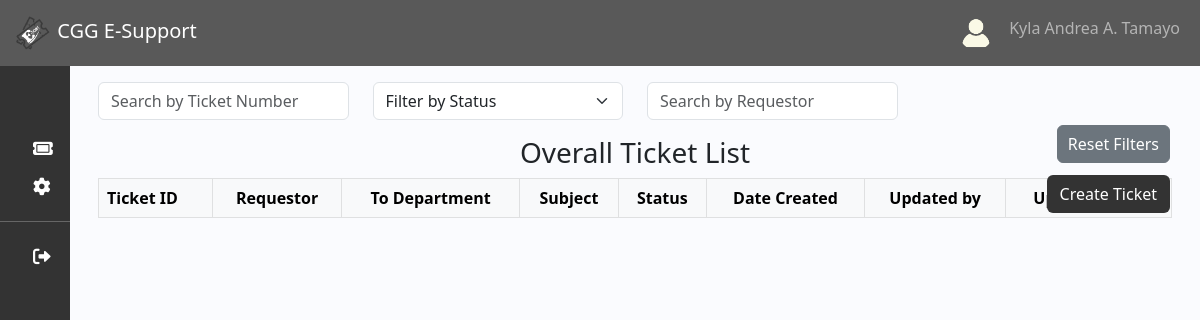
Page /home_user.php (signed in) on the earlier database version.
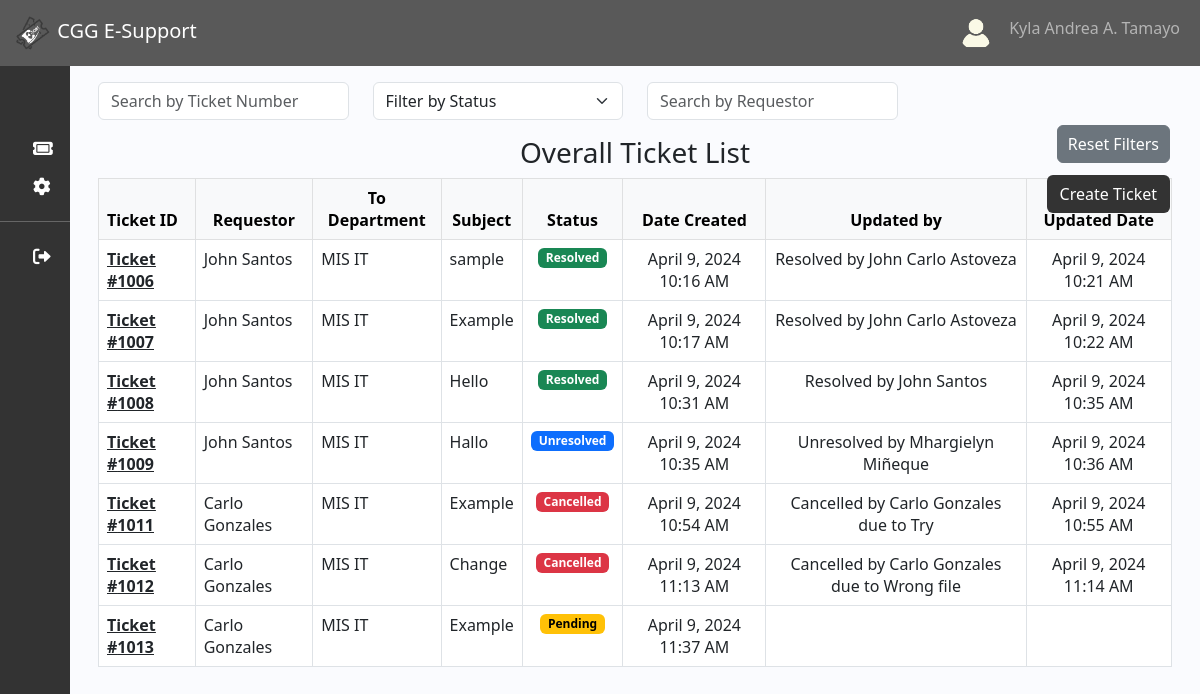
Same page on the later database version.
### tables this page shows
CREATE TABLE `user` (
  `user_id` int(11) NOT NULL,
  `lastname` varchar(191) NOT NULL,
  `firstname` varchar(191) NOT NULL,
  `middleinitial` varchar(191) NOT NULL,
  `suffix` varchar(50) NOT NULL,
  `company` varchar(191) NOT NULL,
  `branch` varchar(191) NOT NULL,
  `department` varchar(191) NOT NULL,
  `email` varchar(191) NOT NULL,
  `contact` varchar(191) NOT NULL,
  `username` varchar(191) NOT NULL,
  `password` varchar(191) NOT NULL,
  `verification_status` tinyint(50) NOT NULL,
  `role` tinyint(2) NOT NULL,
  `created_at` timestamp NOT NULL DEFAULT current_timestamp(),
  `image` varchar(250) DEFAULT NULL
);

CREATE TABLE `ticket` (
  `ticket_id` int(11) NOT NULL,
  `user_id` int(11) NOT NULL,
  `subject` varchar(990) NOT NULL,
  `to_company` varchar(50) NOT NULL,
  `requestor` varchar(50) NOT NULL,
  `concern` text NOT NULL,
  `status` varchar(50) NOT NULL DEFAULT 'Pending',
  `date_created` timestamp NOT NULL DEFAULT current_timestamp(),
  `to_dept` varchar(250) NOT NULL,
  `email` varchar(50) NOT NULL,
  `to_branch` varchar(550) NOT NULL,
  `reason` varchar(50) NOT NULL,
  `updated_date` timestamp NULL DEFAULT NULL ON UPDATE current_timestamp(),
  `updated_by` varchar(50) NOT NULL
);

### function/myfunction.php (called while the page is built, shortened)
<?php
include('mysql_connect.php');
function getAll($table)
{
    global $con;
    $query = "SELECT * FROM $table";
    return $query_run = mysqli_query($con, $query);
}
?>

### Home_User.php (the view, shortened to what this page needs)
<?php
include('function/myfunction.php');
include 'sidebar_navbar.php';
include('crud.php');
?>
<!DOCTYPE html>
<html lang="en">
<head>
    <link href="https://cdn.lineicons.com/4.0/lineicons.css" rel="stylesheet" />
    <link rel="stylesheet" href="https://cdnjs.cloudflare.com/ajax/libs/font-awesome/6.0.0-beta3/css/all.min.css">
    <link href="https://cdn.jsdelivr.net/npm/bootstrap@5.3.0-alpha3/dist/css/bootstrap.min.css" rel="stylesheet">
    <link rel="stylesheet" href="css/sidebar_navbar.css">
    <link rel="stylesheet" href="https://cdnjs.cloudflare.com/ajax/libs/twitter-bootstrap/5.3.0/css/bootstrap.min.css">
    <link rel="stylesheet" href="https://cdn.datatables.net/1.13.7/css/dataTables.bootstrap5.min.css">
</head>
<body>
    <div class="main p-3">
        <div class="container-fluid">
            <div class="container1">
                <button type="button" class="btn btn-custom" data-toggle="modal" data-target="#myModal" style="position: absolute; top: 175px; right: 30px;">Create Ticket</button>
                <div class="row mb-3">
                    <div class="col-md-3">
                        <input type="text" class="form-control" id="ticketNumberSearch" placeholder="Search by Ticket Number">
                    </div>
                    <div class="col-md-3">
                        <select class="form-select" id="statusFilter">
                            <option value="">Filter by Status</option>
                        </select>
                    </div>
                    <div class="col-md-3">
                        <input type="text" class="form-control" id="requestorSearch" placeholder="Search by Requestor">
                        <button type="button" id="resetFilters" class="btn btn-secondary" style="position: absolute; top: 125px; right: 30px;padding-right:10px;padding-left:10px;">Reset Filters</button>
                    </div>
                </div>
                <h3>
                    <center>Overall Ticket List</center>
                </h3>
                <table id="example" class="table table-responsive hover table-bordered">
                    <thead class="table-light">
                        <tr>
                            <th>Ticket ID</th>
                            <th class="text-center">Requestor</th>
                            <th class="text-center">To Department</th>
                            <th class="text-center">Subject</th>
                            <th class="text-center">Status</th>
                            <th class="text-center">Date Created</th>
                            <th class="text-center">Updated by</th>
                            <th class="text-center">Updated Date</th>
                        </tr>
                    </thead>
                    <tbody>
                        <?php
                        $ticket = getAll("ticket");
                        if (mysqli_num_rows($ticket) > 0) {
                            foreach ($ticket as $item) {
                                $updated_by = "SELECT t.*, u.firstname, u.lastname
                              FROM ticket t
                              INNER JOIN user u ON t.updated_by = u.user_id
                              WHERE t.ticket_id = " . $item['ticket_id'];
                                $updated_by_result = mysqli_query($con, $updated_by);
                                $updatedby_result = mysqli_fetch_assoc($updated_by_result);
                        ?>
                                <tr>
                                    <td><u><a href="ticket_info.php?ticket_id=<?php echo $item['ticket_id']; ?>" class="text-body fw-bold">Ticket #<?php echo $item['ticket_id']; ?></a></u></td>
                                    <td><?= $item['requestor']; ?></td>
                                    <td><?= $item['to_dept']; ?></td>
                                    <td class="text-justify"><?= $item['subject']; ?></td>
                                    <td class="text-center">
                                        <?php
                                        $status = $item['status'];
                                        if ($status == 'Pending') {
                                            echo '<span class="badge text-bg-warning">' . $status . '</span>';
                                        } elseif ($status == 'Resolved') {
                                            echo '<span class="badge text-bg-success">' . $status . '</span>';
                                        } elseif ($status == 'Cancelled') {
                                            echo '<span class="badge text-bg-danger">' . $status . '</span>';
                                        } else {
                                            echo '<span class="badge text-bg-primary">' . $status . '</span>';
                                        }
                                        ?>
                                    </td>
                                    <td class="text-center"><?= date('F j, Y h:i A', strtotime($item['date_created'])); ?></td>
                                    <td class="text-center">
                                        <?= (!empty($updatedby_result['firstname']) && !empty($updatedby_result['lastname'])) ? (($updatedby_result['status'] == 'Resolved') ? 'Resolved by ' . $updatedby_result['firstname'] . ' ' . $updatedby_result['lastname'] : (($updatedby_result['status'] == 'Unresolved') ? 'Unresolved by ' . $updatedby_result['firstname'] . ' ' . $updatedby_result['lastname'] : '')) : '';
                                        if ($status == 'Cancelled') {
                                            echo 'Cancelled by ' . $item['updated_by'] . ' due to ' . $item['reason'];
                                        }
                                        ?>
                                    </td>
                                    <td class="text-center"><?php if (!empty($item['updated_date'])) {
                                                                echo date('F j, Y h:i A', strtotime($item['updated_date']));
                                                            } ?></td>
                                </tr>
                        <?php
                            }
                        }
                        ?>
                    </tbody>
                </table>
            </div>
        </div>
</body>
</html>

### sidebar_navbar.php (shortened to what this page needs)
<head>
</head>
<?php
$user_id = $_SESSION['userid'];
include('mysql_connect.php');
$sql = "SELECT * FROM user WHERE user_id='$user_id'";
$result = mysqli_query($con, $sql);
while ($row = mysqli_fetch_array($result)) {
    $username = $row['username'];
    $fn = $row['firstname'];
    $ml = $row['middleinitial'];
    $ln = $row['lastname'];
    $suffix = $row['suffix'];
    $name = $fn . " " . ($ml ? $ml . ". " : "") . $ln . " " . $suffix;
    $img = $row['image'];
}
?>
<nav class="navbar navbar-expand-lg navbar-dark" style="background-color: #595959;">
    <div class="container-fluid">
        <a class="navbar-brand" href="Home_User.php"><img src="Images/Ticket -Logo-3.png" height="40px" alt="CGG E-Support Logo"> CGG E-Support</a>
        <div class="collapse navbar-collapse" id="navbarSupportedContent">
            <ul class="navbar-nav ms-auto">
                <li class="nav-item">
                    <img src='<?php echo "Images/" . $user_id . "-" . $username . "/" . $img ?>' alt="User Profile" class="nav-link rounded-circle" style="width: 50px; height: 50px;">
                </li>
                <li class="nav-item">
                    <a class="nav-link" href="User_Profile.php"><?php echo $name; ?></a>
                </li>
            </ul>
        </div>
    </div>
</nav>
<div class="wrapper">
    <aside id="sidebar">
        <div class="d-flex">
            <button class="toggle-btn" type="button">
            </button>
        </div>
        <ul class="sidebar-nav">
            <li class="sidebar-item">
                <a href="#" class="sidebar-link">
                    <i class="fa-solid fa-ticket"></i>
                </a>
            </li>
            <li class="sidebar-item">
                <a href="User_Profile.php" class="sidebar-link">
                    <i class="fa fa-gear"></i>
                </a>
            </li>
            <hr style="border-color: white;">
            <div class="sidebar-item">
                <a href="logout.php" class="sidebar-link">
                    <i class="fa-solid fa-right-from-bracket"></i>
                </a>
            </div>
        </ul>
    </aside>

### css/sidebar_navbar.css (style rules this page uses)
a { text-decoration: none; }
li { list-style: none; }
body { font-family: "Poppins", sans-serif; }
.wrapper { display: flex; height: auto; }
.main { min-height: 100vh; width: 100%; overflow: hidden; transition: all 0.35s ease-in-out; background-color: #fafbfe; }
#sidebar { height: auto; width: 70px; min-width: 70px; z-index: 1000; transition: all 0.25s ease-in-out; background-color: #333333; display: flex; flex-direction: column; }
.toggle-btn { background-color: transparent; cursor: pointer; border: 0; padding: 1rem 1.5rem; }
.sidebar-nav { padding: 2rem 0; flex: 1 1 auto; }
a.sidebar-link { padding: 0.625rem 1.625rem; color: #fff; display: block; font-size: 0.9rem; white-space: nowrap; border-left: 7px solid transparent; }
.sidebar-link i { font-size: 1.1rem; margin-right: 0.75rem; }
.sidebar-item { position: relative; }
.nav-item, .fa-solid { color: white; }
li { display: inline-block; }
.sidebar-link { padding: 0.625rem 1.625rem; color: #fff; display: block; font-size: 0.9rem; white-space: nowrap; border-left: 7px solid transparent; cursor: pointer; }

### Home_User.php (style rules this page uses)
.btn-custom { background-color: #333333; color: #ffffff; transition: color 0.3s; }

Differences in the rows shown:
added ticket: ticket_id "1006", requestor "John Santos", to_dept "MIS IT", subject "sample", status "Resolved", date_created "April 9, 2024 10:16 AM", user.firstname "John Carlo", user.lastname "Astoveza", updated_date "April 9, 2024 10:21 AM"
added ticket: ticket_id "1007", requestor "John Santos", to_dept "MIS IT", subject "Example", status "Resolved", date_created "April 9, 2024 10:17 AM", user.firstname "John Carlo", user.lastname "Astoveza", updated_date "April 9, 2024 10:22 AM"
added ticket: ticket_id "1008", requestor "John Santos", to_dept "MIS IT", subject "Hello", status "Resolved", date_created "April 9, 2024 10:31 AM", user.firstname "John", user.lastname "Santos", updated_date "April 9, 2024 10:35 AM"
added ticket: ticket_id "1009", requestor "John Santos", to_dept "MIS IT", subject "Hallo", status "Unresolved", date_created "April 9, 2024 10:35 AM", user.firstname "Mhargielyn", user.lastname "Miñeque", updated_date "April 9, 2024 10:36 AM"
added ticket: ticket_id "1011", requestor "Carlo Gonzales", to_dept "MIS IT", subject "Example", status "Cancelled", date_created "April 9, 2024 10:54 AM", updated_by "Carlo Gonzales", reason "Try", updated_date "April 9, 2024 10:55 AM"
added ticket: ticket_id "1012", requestor "Carlo Gonzales", to_dept "MIS IT", subject "Change", status "Cancelled", date_created "April 9, 2024 11:13 AM", updated_by "Carlo Gonzales", reason "Wrong file", updated_date "April 9, 2024 11:14 AM"
added ticket: ticket_id "1013", requestor "Carlo Gonzales", to_dept "MIS IT", subject "Example", status "Pending", date_created "April 9, 2024 11:37 AM"
